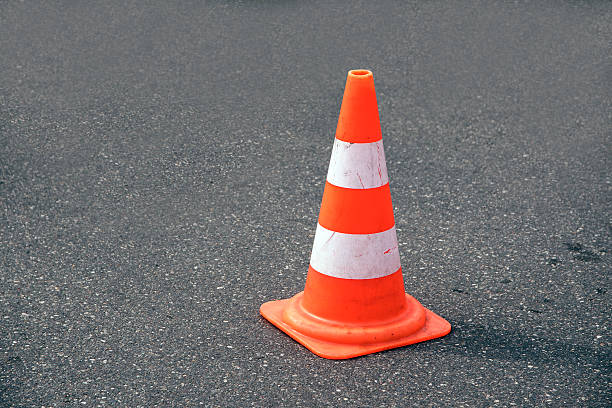
//> input picture src/Codigos Visao/Cone (RP)/cone.jpg, 612 x 408 px
$ ./Histograma ../cone.jpg   (built with g++ and OpenCV 4)
//> lines starting //> are read from the running program, lines starting //| are printed output that depends on the picture; after the words box and inside, x2 and y2 are one past the last pixel; in counts of white or black regions, pixels touching at a corner belong together
#include <iostream>
#include "opencv2/highgui/highgui.hpp"
#include "opencv2/imgproc/imgproc.hpp"

using namespace cv;
using namespace std;

void colorChanges(Mat&, Mat&);

void histogram(Mat&, Mat&);

int main( int argc, char** argv )
{
    Mat src, imgHSV, imgHist;

    src = imread(argv[1]);
//> src is the input picture: 408 rows x 612 cols, CV_8UC3; mean B, G, R 108.8, 108.4, 116.8

    namedWindow("Original", CV_WINDOW_NORMAL);
    namedWindow("Thresholded Image", CV_WINDOW_NORMAL);

    colorChanges(src, imgHSV);

    histogram(imgHSV, imgHist);

    imshow("Original", src);
    imshow("Thresholded Image", imgHSV);

    waitKey(0);

    return 0;
}

void colorChanges(Mat &in, Mat &out)
{
    int iLowH = 0;
    int iHighH = 179;

    int iLowS = 0;
    int iHighS = 255;

    int iLowV = 0;
    int iHighV = 240;

    cvtColor(in, out, COLOR_BGR2HSV); //Convert the captured frame from BGR to HSV
//> out: 408 rows x 612 cols, CV_8UC3; mean H, S, V 95.3, 30.8, 122.7

    inRange(out, Scalar(iLowH, iLowS, iLowV), Scalar(iHighH, iHighS, iHighV), out); //Threshold the image
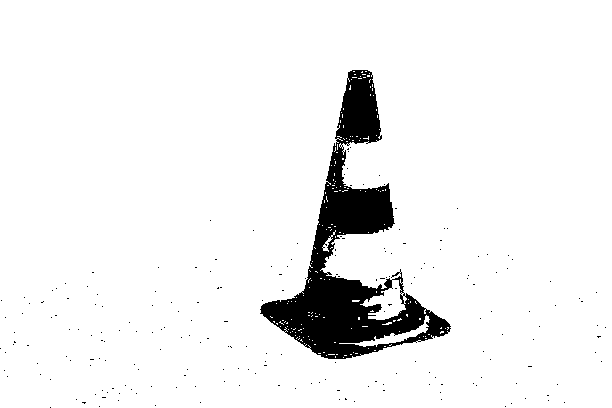
//> out: 408 rows x 612 cols, CV_8UC1; 93.8% white; 210 black regions (209 under 20 px), largest, box (x1, y1, x2, y2) and area: (260, 70, 451, 359) 15280

    //morphological opening (remove small objects from the foreground)
    erode(out, out, getStructuringElement(MORPH_ELLIPSE, Size(5, 5)) );
    dilate(out, out, getStructuringElement(MORPH_ELLIPSE, Size(5, 5)) );

    //morphological closing (fill small holes in the foreground)
    dilate(out, out, getStructuringElement(MORPH_ELLIPSE, Size(5, 5)) );
    erode(out, out, getStructuringElement(MORPH_ELLIPSE, Size(5, 5)) );
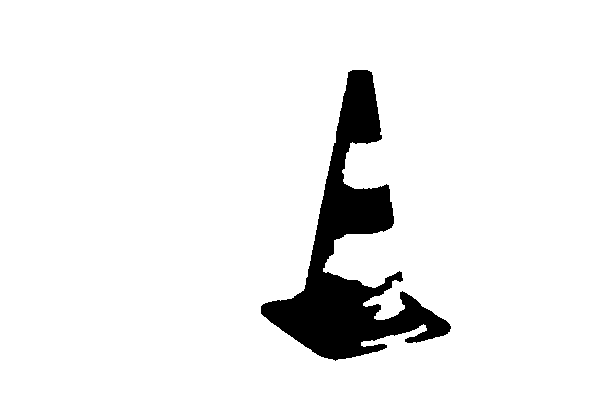
//> out: 408 rows x 612 cols, CV_8UC1; 93.5% white; 1 black region, box (x1, y1, x2, y2) and area: (261, 70, 451, 361) 16231
}

void histogram(Mat& in, Mat& hist)
{
    Mat histImage(in.rows, in.cols, CV_8UC3, Scalar(255,255,255) );

    int count[in.cols];
    long int count_Num = 0;
    int count_Den = 0;
    int i_best_col = -1;
    int n_best_col = 0;

    for (int col = 0; col < in.cols; ++col)
    {
        count[col]=0;

        for (int row = 0; row < in.rows; ++row)
        {
            if ( (int)(in.at<uchar>(row,col)) != 0)
            {
                ++count[col];
                count_Num+=(col*count[col]);
                count_Den+=count[col];
            }
        }

        //if (count[col] != 0)
            //cout << "Coluna " << col << " tem " << count[col] << " pixeis" << endl;

        if (count[col] > n_best_col)
        {
            i_best_col = col;
            n_best_col = count[col];
        }

        circle(histImage, Point(col, in.rows - count[col]),1,Scalar(0,0,255),3,8,0);
    }
//> this loop made 612 passes
//> (count_Num, count_Den) on passes 1 to 3: (0, 83436), (83436, 166872), (250308, 250308)
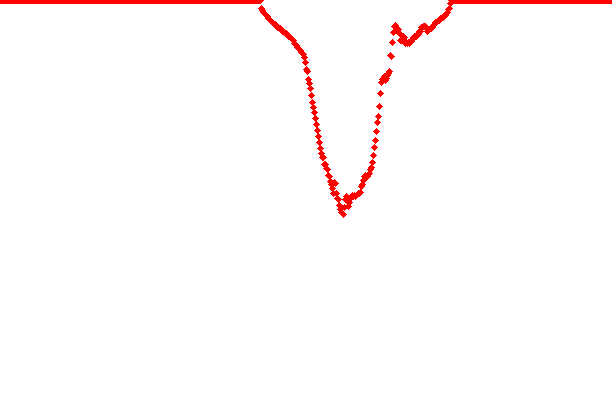
//> histImage: 408 rows x 612 cols, CV_8UC3; mean B, G, R 250.7, 250.7, 255
//> after the loop, count_Num = 13683262128; count_Den = 45581078; i_best_col = 0; n_best_col = 408

    hist = histImage;

    char* histogram_window = "Histogram 2";
    namedWindow(histogram_window, CV_WINDOW_NORMAL);
    imshow(histogram_window, histImage);
}
